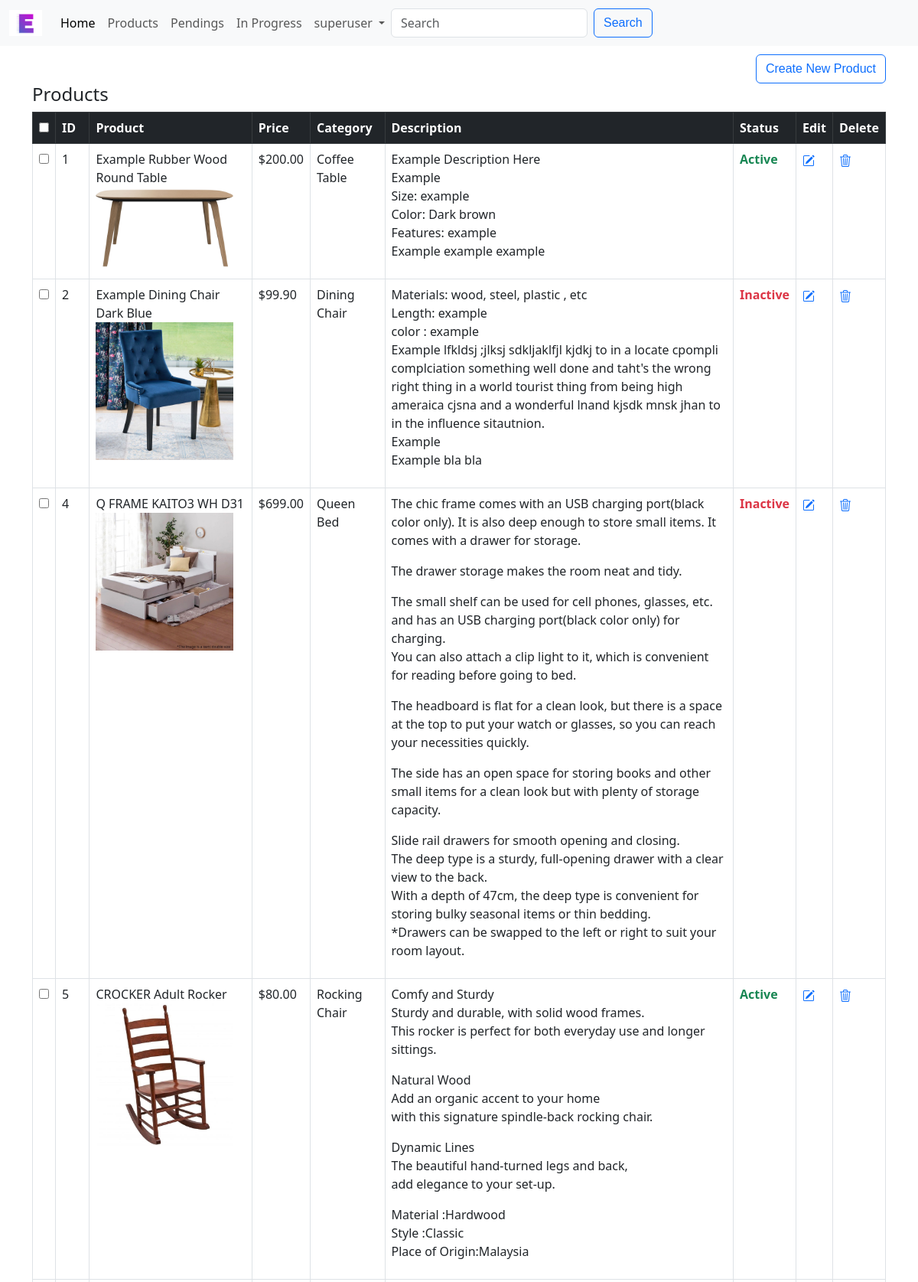
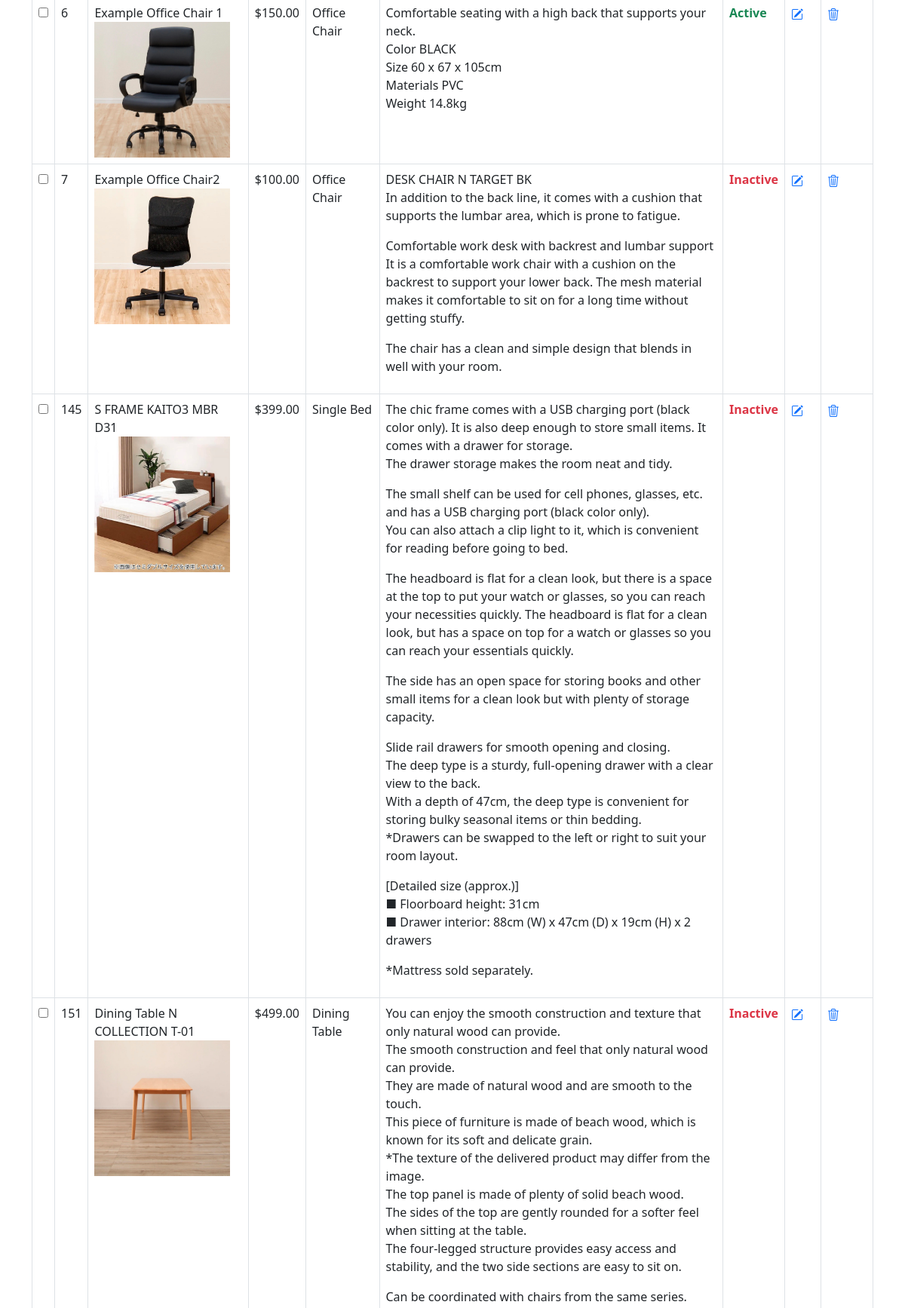
Page /manage_products (signed in, upper part) on the committed database (2 pictures, top to bottom).
### esb/models.py (models this page shows, shortened)
class User(AbstractUser):
    email_token = models.CharField(max_length=200)
    email_is_verified = models.BooleanField(default=False)

class Product(models.Model):
    title = models.CharField(max_length=100)
    description = models.TextField(max_length=1000)
    category = models.ForeignKey(
        Category,
        on_delete=models.SET_NULL,
        blank=True,
        null=True,
        related_name="categories",
    )
    price = models.DecimalField(max_digits=10, decimal_places=2)
    active = models.BooleanField(default=False)
    created_at = models.DateTimeField(auto_now_add=True)
    updated_at = models.DateTimeField(auto_now=True)
    class Meta:
        ordering = ["-active", "id"]

class ProductImage(models.Model):
    product = models.ForeignKey(
        Product, on_delete=models.CASCADE, related_name="product_image")
    image = models.ImageField(upload_to="esb/static/esb/image")
    index = models.PositiveIntegerField(default=1, editable=False)
    class Meta:
        ordering = ["-product__id", "index"]

class Category(models.Model):
    title = models.CharField(max_length=32, null=True, blank=True)
    type = models.CharField(max_length=32)
    def __str__(self):
        if self.title:
            return self.title
        else:
            return self.type
    class Meta:
        verbose_name_plural = "Categories"
        ordering = ["type", "title"]

### esb/views.py (the view)
# urls.py: path("manage_products", views.manage_products, name="manage_products"),
def manage_products(request):
    if not request.user.is_staff:
        messages.warning(request, "You are not allowed to access this page.")
        return redirect('/')
    if request.method == 'GET':
        products = Product.objects.all().order_by("id")
        paginator = Paginator(products, 10)
        page_number = request.GET.get("page")
        page_obj = paginator.get_page(page_number)
        prev_prev_page_number = page_obj.number - 2
        if page_obj.number + 2 in page_obj.paginator.page_range:
            next_next_page_number = page_obj.number + 2
        else:
            next_next_page_number = None
        return render(request, "esb/manage_products.html", {
            "page_obj": page_obj,
            "next_next_page_number": next_next_page_number,
            "prev_prev_page_number": prev_prev_page_number
        })

### esb/templates/esb/manage_products.html (shortened to what this page needs)
{% extends 'esb/manage_layout.html' %}
{% load static %}
{% block create %}
    <div style="text-align:right;margin-top:1%;">
        <a  href="{% url 'create_product' %}" class="btn btn-outline-primary">Create New Product</a>
    </div>
{% endblock %}
{% block top %}
    <h4>Products</h4>
{% endblock %}
{% block thead %}
    <th><input type="checkbox" id="checkall" /></th>
    <th>ID</th>
    <th>Product</th>
    <th>Price</th>
    <th>Category</th>
    <th>Description</th>
    <th>Status</th>
    <th>Edit</th>
    <th>Delete</th>
{% endblock %}
{% block tbody %}
    {% for product in page_obj %}
    <tr id="tr{{ product.id }}">
        <td><input type="checkbox" class="checkthis" /></td>
        <td>{{ product.id }}</td>
        <td><span id="p-title{{ product.id }}">{{ product.title }}</span><div><img class="img-table" src="{{ product.product_image.first.image.url }}" style="width:15vw;text-align:center;align-items:center;justify-content:center;"></div></td>
        <td>${{ product.price }}</td>
        <td>{{ product.category }}</td>
        <td><span class="p-description" id="p-description{{ product.id }}">{{ product.description |linebreaks }}</span><button class="btn btn-primary manage" onclick="viewDescription('{{ product.id }}')">View Description</button></td>
        <td>{% if product.active %}
                <a style="text-decoration:none;" onclick="activeProduct('{{ product.id }}')" id="order-status"><span class="text-success" id="order-{{ product.id }}">Active</span></a>
            {% else %}
                <a style="text-decoration:none;" onclick="activeProduct('{{ product.id }}')" id="order-status"><span class="text-danger" id="order-{{ product.id }}">Inactive</span></a>
            {% endif %}
        </td>
        <td><a href="{% url 'edit_product' product.id %}">
             </a>
        </td>
        <td><a onclick="deleteProduct('{{ product.id }}')" style="color:#0d6efd;">
            </a>
        </td>
    </tr>
    {% endfor %}
{% endblock %}

### esb/templates/esb/layout.html (shortened to what this page needs)
{% load static %}
<!DOCTYPE html>
<html lang="en">
    <head>
        <link href="https://cdn.jsdelivr.net/npm/bootstrap@5.3.0-alpha1/dist/css/bootstrap.min.css" rel="stylesheet"
>
        <link rel="stylesheet" href="{% static 'esb/styles.css' %}">
    </head>
    <body>
        <nav class="navbar navbar-expand-lg bg-body-tertiary fixed-top">
            <div class="container-fluid">
                <a class="navbar-brand" href="#">
                    <img src="{% static 'esb/image/ESB.jpg' %}" alt="Esb" width="43" height="34">
                </a>
                <div class="collapse navbar-collapse" id="navbarNavDropdown" style="text-align:center;">
                    <ul class="navbar-nav">
                        <li class="nav-item">
                            <a class="nav-link active" aria-current="page" href="{% url 'index' %}">Home</a>
                        </li>
                        <li class="nav-item">
                            <a class="nav-link" href="{% url 'category' %}">Products</a>
                        </li>
                        <li class="nav-item">
                            <a class="nav-link" href="{% url 'pendings' %}">Pendings</a>
                        </li>
                        <li class="nav-item">
                            <a class="nav-link" href="{% url 'inprogress' %}">In Progress</a>
                        </li>
                        {% if request.user.is_authenticated %}
                        <li class="nav-item dropdown" style="text-align:center;">
                            <a class="nav-link dropdown-toggle" href="#" role="button" data-bs-toggle="dropdown" aria-expanded="false">
                                {{ user.username }}
                            </a>
                        </li>
                        {% endif %}
                    </ul>
                    <form action="{% url 'search_products' %}"class="d-flex" role="search" method="get">
                        <input class="form-control me-2" type="search" placeholder="Search" aria-label="Search" name="q">
                        <button class="btn btn-outline-primary" type="submit">Search</button>
                    </form>
                </div>
            </div>
        </nav>
    {% block body %}
    {% endblock %}
    </body>
</html>

### esb/static/esb/styles.css (style rules this page uses)
body { padding-top: 3.75rem; padding-bottom: 3.75rem; }
.btn { font-family: 'Gill Sans', 'Gill Sans MT', Calibri, 'Trebuchet MS', sans-serif; }
#order-status { font-weight: bolder; text-align: center; }
.img-table { max-width: 100%; height: auto; }
@media screen and (min-width: 500px) { .img-table { max-width: 400px; } }
@media screen and (min-width: 100px) { .img-table { min-width: 150px; } }
@media screen and (min-width: 992px) { .p-description { display: block; } }

### rows in the picture
User: username "superuser"
Product: id "1", title "Example Rubber Wood Round Table", product_image.first.image (picture), price "200.00", category "Coffee Table", description "Example Description Here Example Size: example Color: Dark brown Features: example Example example example"
Product: id "2", title "Example Dining Chair Dark Blue", product_image.first.image (picture), price "99.90", category "Dining Chair", description "Materials: wood, steel, plastic , etc Length: example color : example Example lfkldsj ;jlksj sdkljaklfjl kjdkj to in a locate cpompli complciation something well done and taht's the wrong right thing in a world tourist thing from being high ameraica cjsna and a wonderful lnand kjsdk mnsk jhan to in the influence sitautnion. Example Example bla bla"
Product: id "4", title "Q FRAME KAITO3 WH D31", product_image.first.image (picture), price "699.00", category "Queen Bed", description "The chic frame comes with an USB charging port(black color only). It is also deep enough to store small items. It comes with a drawer for storage. The drawer storage makes the room neat and tidy. The small shelf can be used for cell phones, glasses, etc. and has an USB charging port(black color only) for charging. You can also attach a clip light to it, which is convenient for reading before going to bed. The headboard is flat for a clean look, but there is a space at the top to put your watch or glasses, so you can reach your necessities quickly. The side has an open space for storing books and other small items for a clean look but with plenty of storage capacity. Slide rail drawers for…"
Product: id "5", title "CROCKER Adult Rocker", product_image.first.image (picture), price "80.00", category "Rocking Chair", description "Comfy and Sturdy Sturdy and durable, with solid wood frames. This rocker is perfect for both everyday use and longer sittings. Natural Wood Add an organic accent to your home with this signature spindle-back rocking chair. Dynamic Lines The beautiful hand-turned legs and back, add elegance to your set-up. Material :Hardwood Style :Classic Place of Origin:Malaysia"
Product: id "6", title "Example Office Chair 1", product_image.first.image (picture), price "150.00", category "Office Chair", description "Comfortable seating with a high back that supports your neck. Color BLACK Size 60 x 67 x 105cm Materials PVC Weight 14.8kg"
Product: id "7", title "Example Office Chair2", product_image.first.image (picture), price "100.00", category "Office Chair", description "DESK CHAIR N TARGET BK In addition to the back line, it comes with a cushion that supports the lumbar area, which is prone to fatigue. Comfortable work desk with backrest and lumbar support It is a comfortable work chair with a cushion on the backrest to support your lower back. The mesh material makes it comfortable to sit on for a long time without getting stuffy. The chair has a clean and simple design that blends in well with your room."
Product: id "145", title "S FRAME KAITO3 MBR D31", product_image.first.image (picture), price "399.00", category "Single Bed", description "The chic frame comes with a USB charging port (black color only). It is also deep enough to store small items. It comes with a drawer for storage. The drawer storage makes the room neat and tidy. The small shelf can be used for cell phones, glasses, etc. and has a USB charging port (black color only). You can also attach a clip light to it, which is convenient for reading before going to bed. The headboard is flat for a clean look, but there is a space at the top to put your watch or glasses, so you can reach your necessities quickly. The headboard is flat for a clean look, but has a space on top for a watch or glasses so you can reach your essentials quickly. The side has an open space for…"
Product: id "151", title "Dining Table N COLLECTION T-01", product_image.first.image (picture), price "499.00", category "Dining Table", description "You can enjoy the smooth construction and texture that only natural wood can provide. The smooth construction and feel that only natural wood can provide. They are made of natural wood and are smooth to the touch. This piece of furniture is made of beach wood, which is known for its soft and delicate grain. *The texture of the delivered product may differ from the image. The top panel is made of plenty of solid beach wood. The sides of the top are gently rounded for a softer feel when sitting at the table. The four-legged structure provides easy access and stability, and the two side sections are easy to sit on. Can be coordinated with chairs from the same series."
